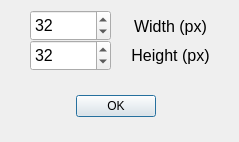
<?xml version="1.0" encoding="UTF-8"?>
<ui version="4.0">
 <class>sprite_dialog</class>
 <widget class="QDialog" name="sprite_dialog">
  <property name="geometry">
   <rect>
    <x>0</x>
    <y>0</y>
    <width>239</width>
    <height>142</height>
   </rect>
  </property>
  <property name="windowTitle">
   <string> Sprite Size</string>
  </property>
  <widget class="QDialogButtonBox" name="button_box">
   <property name="enabled">
    <bool>true</bool>
   </property>
   <property name="geometry">
    <rect>
     <x>50</x>
     <y>90</y>
     <width>131</width>
     <height>32</height>
    </rect>
   </property>
   <property name="orientation">
    <enum>Qt::Horizontal</enum>
   </property>
   <property name="standardButtons">
    <set>QDialogButtonBox::Ok</set>
   </property>
   <property name="centerButtons">
    <bool>true</bool>
   </property>
  </widget>
  <widget class="QSpinBox" name="widthSpinBox">
   <property name="geometry">
    <rect>
     <x>30</x>
     <y>10</y>
     <width>81</width>
     <height>31</height>
    </rect>
   </property>
   <property name="font">
    <font>
     <pointsize>12</pointsize>
    </font>
   </property>
   <property name="minimum">
    <number>1</number>
   </property>
   <property name="maximum">
    <number>999999</number>
   </property>
   <property name="value">
    <number>32</number>
   </property>
  </widget>
  <widget class="QSpinBox" name="heightSpinBox">
   <property name="geometry">
    <rect>
     <x>30</x>
     <y>40</y>
     <width>81</width>
     <height>31</height>
    </rect>
   </property>
   <property name="font">
    <font>
     <pointsize>12</pointsize>
    </font>
   </property>
   <property name="minimum">
    <number>1</number>
   </property>
   <property name="maximum">
    <number>999999</number>
   </property>
   <property name="value">
    <number>32</number>
   </property>
  </widget>
  <widget class="QLabel" name="label">
   <property name="geometry">
    <rect>
     <x>120</x>
     <y>16</y>
     <width>101</width>
     <height>21</height>
    </rect>
   </property>
   <property name="font">
    <font>
     <pointsize>12</pointsize>
    </font>
   </property>
   <property name="text">
    <string>Width (px)</string>
   </property>
   <property name="alignment">
    <set>Qt::AlignCenter</set>
   </property>
  </widget>
  <widget class="QLabel" name="label_2">
   <property name="geometry">
    <rect>
     <x>110</x>
     <y>40</y>
     <width>121</width>
     <height>31</height>
    </rect>
   </property>
   <property name="font">
    <font>
     <pointsize>12</pointsize>
    </font>
   </property>
   <property name="text">
    <string>Height (px)</string>
   </property>
   <property name="alignment">
    <set>Qt::AlignCenter</set>
   </property>
  </widget>
 </widget>
 <resources/>
 <connections>
  <connection>
   <sender>button_box</sender>
   <signal>accepted()</signal>
   <receiver>sprite_dialog</receiver>
   <slot>accept()</slot>
   <hints>
    <hint type="sourcelabel">
     <x>248</x>
     <y>254</y>
    </hint>
    <hint type="destinationlabel">
     <x>157</x>
     <y>274</y>
    </hint>
   </hints>
  </connection>
  <connection>
   <sender>button_box</sender>
   <signal>rejected()</signal>
   <receiver>sprite_dialog</receiver>
   <slot>reject()</slot>
   <hints>
    <hint type="sourcelabel">
     <x>316</x>
     <y>260</y>
    </hint>
    <hint type="destinationlabel">
     <x>286</x>
     <y>274</y>
    </hint>
   </hints>
  </connection>
 </connections>
</ui>
